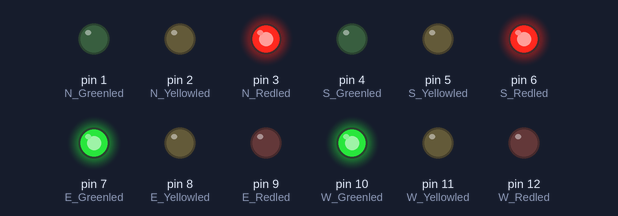
A sketch run on a simulated Arduino Uno, built with avr-gcc and run on an emulated ATmega328P. Shown: output pins drawn as LEDs (lit = HIGH).

Above: at 0.5 s.
At 2.5 s:
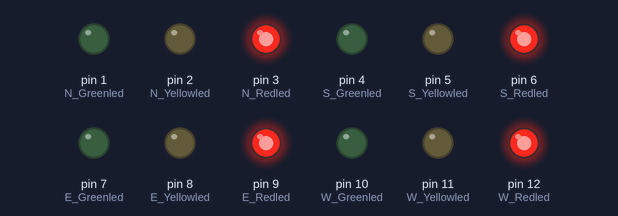
At 3.5 s:
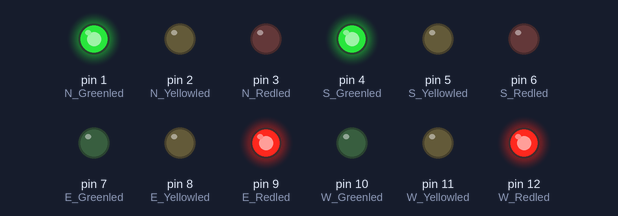
At 4.5 s:
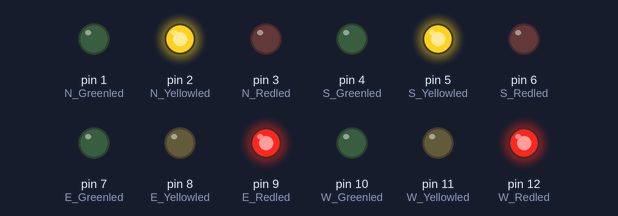
At 6.0 s:
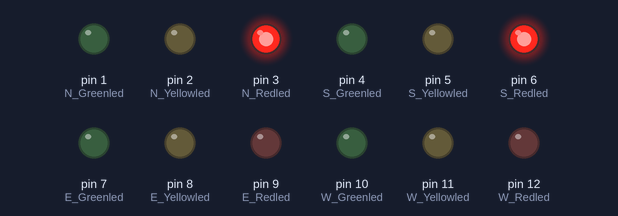
At 8.5 s:
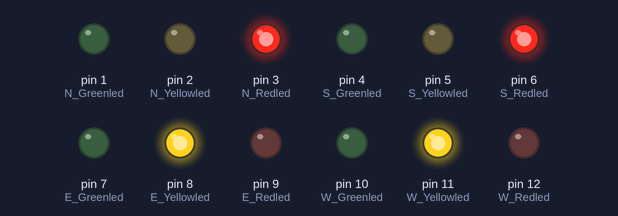
Timing chart, 0 to 9.1 s (numbered marks = the images above):
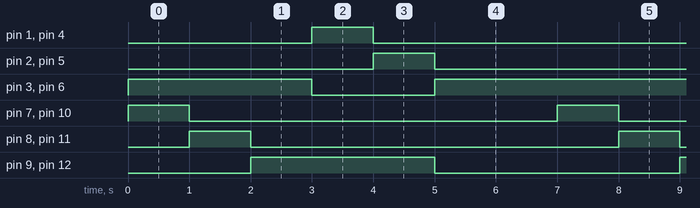

The sketch:

sketch_jun04c_trafficlight.ino
```cpp
const int N_Greenled=1;
const int N_Yellowled=2;
const int N_Redled=3;
const int S_Greenled=4;
const int S_Yellowled=5;
const int S_Redled=6;
const int E_Greenled=7;
const int E_Yellowled=8;
const int E_Redled=9;
const int W_Greenled=10;
const int W_Yellowled=11;
const int W_Redled=12;

void setup() {

  pinMode(N_Redled,OUTPUT);
  pinMode(N_Yellowled,OUTPUT);
  pinMode(N_Greenled,OUTPUT);
  pinMode(S_Redled,OUTPUT);
  pinMode(S_Yellowled,OUTPUT);
  pinMode(S_Greenled,OUTPUT);
  pinMode(E_Redled,OUTPUT);
  pinMode(E_Yellowled,OUTPUT);
  pinMode(E_Greenled,OUTPUT);
  pinMode(W_Redled,OUTPUT);
  pinMode(W_Yellowled,OUTPUT);
  pinMode(W_Greenled,OUTPUT);

}

void loop() {
   //east to west
  digitalWrite(N_Redled,HIGH);
  digitalWrite(S_Redled,HIGH);
  digitalWrite(E_Greenled,HIGH);
  digitalWrite(W_Greenled,HIGH);
  delay(1000);
  digitalWrite(E_Greenled,LOW);
  digitalWrite(W_Greenled,LOW);
  digitalWrite(E_Yellowled,HIGH);
  digitalWrite(W_Yellowled,HIGH);
  delay(1000);
  digitalWrite(E_Yellowled,LOW);
  digitalWrite(W_Yellowled,LOW);
  digitalWrite(E_Redled,HIGH);
  digitalWrite(W_Redled,HIGH);
  delay(1000);

  //south to north

  digitalWrite(S_Redled,LOW);
  digitalWrite(N_Redled,LOW);
  digitalWrite(N_Greenled,HIGH);
  digitalWrite(S_Greenled,HIGH);
  delay(1000);
  digitalWrite(N_Greenled,LOW);
  digitalWrite(S_Greenled,LOW);
  digitalWrite(N_Yellowled,HIGH);
  digitalWrite(S_Yellowled,HIGH);
  delay(1000);
  digitalWrite(N_Yellowled,LOW);
  digitalWrite(S_Yellowled,LOW);
  digitalWrite(N_Redled,HIGH);
  digitalWrite(S_Redled,HIGH);
  //delay(2000);
  digitalWrite(E_Redled,LOW);
  digitalWrite(W_Redled,LOW);
  delay(2000);


}
```

Measured:
- by itself, pin 3 (N_Redled), pin 6 (S_Redled): repeats every 7.0 s: LOW 2.0 s, HIGH 5.0 s
- by itself, pin 9 (E_Redled), pin 12 (W_Redled): alternates HIGH for 3.0 s and LOW for 4.0 s
- by itself, pin 1 (N_Greenled), pin 2 (N_Yellowled), pin 4 (S_Greenled), pin 5 (S_Yellowled), pin 7 (E_Greenled), pin 8 (E_Yellowled), pin 10 (W_Greenled), pin 11 (W_Yellowled): alternates HIGH for 1.0 s and LOW for 6.0 s
